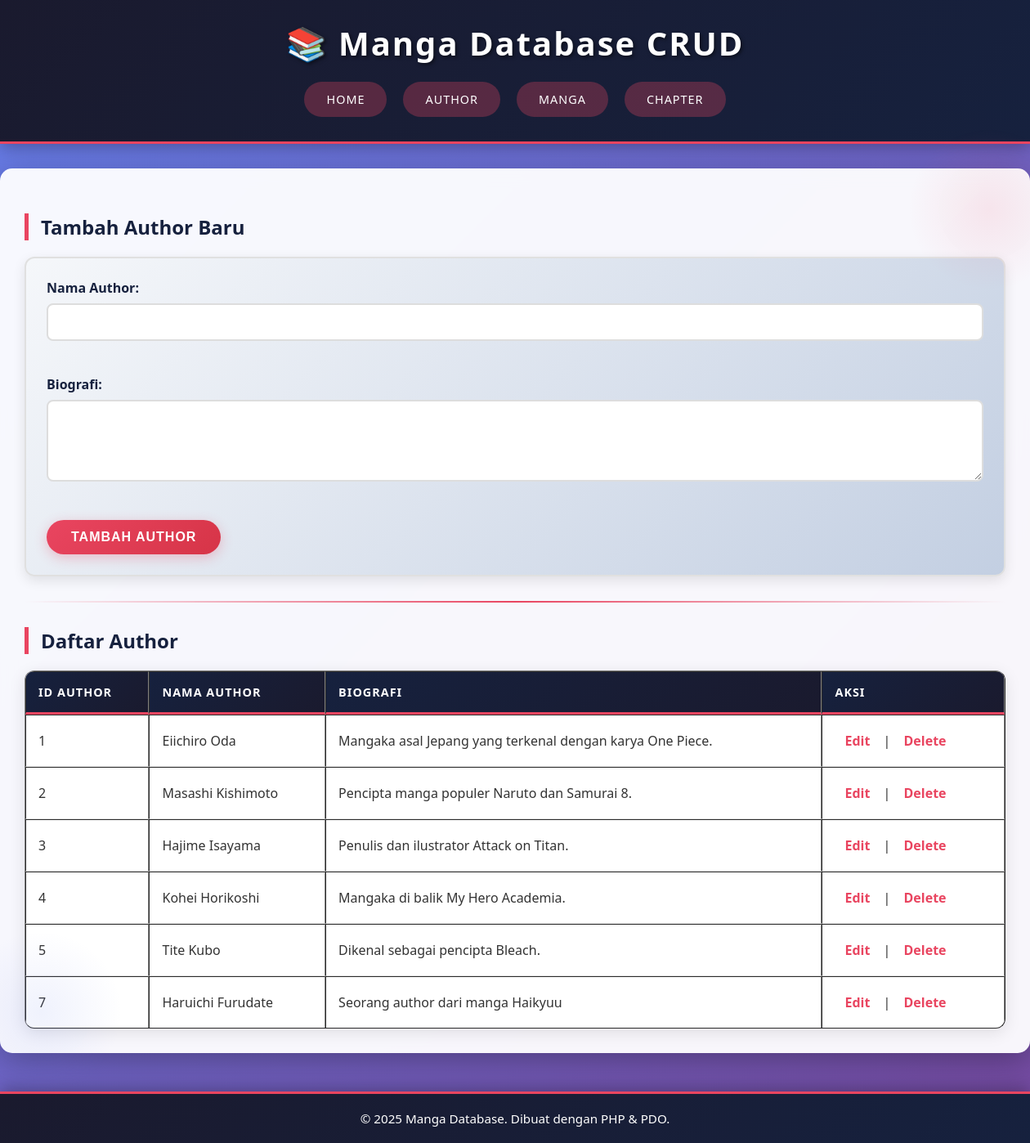
The app's page /index.php?page=authors with its own data.
### tables this page shows
CREATE TABLE `author` (
  `author_id` int(11) NOT NULL,
  `name` varchar(255) DEFAULT NULL,
  `bio` text DEFAULT NULL
);

### config/db.php (called while the page is built, shortened)
<?php
class Database
{
  private $host = "localhost";
  private $username = "root";
  private $password = "";
  private $dbname = "db_manga";
  public function __construct()
  {
    try {
      $this->conn = new PDO("mysql:host=$this->host;dbname=$this->dbname", $this->username, $this->password);
    } catch (PDOException $e) {
      echo "Connection failed: " . $e->getMessage();
    }
  }
}

### class/Author.php (called while the page is built, shortened)
<?php
require_once 'config/db.php';
class Author
{
  private $db;
  public function __construct()
  {
    $this->db = (new Database())->conn;
  }
  public function getAllAuthors()
  {
    $stmt = $this->db->query("SELECT * FROM author");
    return $stmt->fetchAll(PDO::FETCH_ASSOC);
  }
}

### view/authors.php (the view, shortened to what this page needs)
<h3>Tambah Author Baru</h3>
<form method="POST">
  <label for="author_name">Nama Author:</label>
  <input type="text" id="author_name" name="author_name" required><br><br>
  <label for="bio">Biografi:</label>
  <textarea id="bio" name="bio"></textarea><br><br>
  <button type="submit" name="add_author">Tambah Author</button>
</form>
<hr>
<h3>Daftar Author</h3>
<table border="1">
  <tr>
    <th>ID Author</th>
    <th>Nama Author</th>
    <th>Biografi</th>
    <th>Aksi</th>
  </tr>
  <?php
  $authors_list = $author->getAllAuthors();
  foreach ($authors_list as $a):
    ?>
    <tr>
      <td><?= $a['author_id'] ?></td>
      <td><?= htmlspecialchars($a['name']) ?></td>
      <td><?= htmlspecialchars($a['bio']) ?></td>
      <td>
        <a href="index.php?page=authors&action=edit&id=<?= $a['author_id'] ?>">Edit</a> |
        <a href="index.php?page=authors&action=delete&id=<?= $a['author_id'] ?>"
          onclick="return confirm('Apakah Anda yakin ingin menghapus author: <?= htmlspecialchars($a['name']) ?>? (Ini akan menghapus semua manga terkait!)')">Delete</a>
      </td>
    </tr>
  <?php endforeach; ?>
</table>

### index.php (shortened to what this page needs)
<?php
require_once 'class/Author.php';
$author = new Author();
$page = $_GET['page'] ?? 'home';
?>
<!DOCTYPE html>
<html lang="id">
<head>
  <link rel="stylesheet" href="style.css">
</head>
<body>
  <?php include 'view/header.php'; ?>
  <main>
    <?php
    switch ($page) {
      case 'authors':
        include 'view/authors.php';
        break;
    }
    ?>
  </main>
  <?php include 'view/footer.php'; ?>
</body>
</html>

### view/header.php
<header>
  <h1>📚 Manga Database CRUD</h1>
  <nav>
    <ul>
      <li><a href="index.php?page=home">Home</a></li>
      <li><a href="index.php?page=authors">Author</a></li>
      <li><a href="index.php?page=mangas">Manga</a></li>
      <li><a href="index.php?page=chapters">Chapter</a></li>
    </ul>
  </nav>
</header>

### view/footer.php
<footer>
  <p>&copy; <?php echo date("Y"); ?> Manga Database. Dibuat dengan PHP & PDO.</p>
</footer>

### style.css (style rules this page uses)
* { margin: 0; padding: 0; box-sizing: border-box; }
body { font-family: "Segoe UI", Tahoma, Geneva, Verdana, sans-serif; background: linear-gradient(135deg, #667eea 0%, #764ba2 100%); background-attachment: fixed; color: #333; min-height: 100vh; padding-bottom: 80px; }
header { background: linear-gradient(135deg, #1a1a2e 0%, #16213e 100%); color: white; padding: 25px 20px; text-align: center; box-shadow: 0 4px 20px rgba(0, 0, 0, 0.3); border-bottom: 3px solid #e94560; position: relative; overflow: hidden; }
header::before { content: ""; position: absolute; top: 0; left: -100%; width: 100%; height: 100%; background: linear-gradient( 90deg, transparent, rgba(255, 255, 255, 0.1), transparent ); animation: shimmer 3s infinite; }
header h1 { margin: 0 0 15px 0; font-size: 2.5em; text-shadow: 2px 2px 4px rgba(0, 0, 0, 0.5); letter-spacing: 2px; position: relative; z-index: 1; }
nav ul { list-style: none; padding: 0; margin: 0; display: flex; justify-content: center; flex-wrap: wrap; position: relative; z-index: 1; }
nav ul li { margin: 5px 10px; }
nav ul li a { color: white; text-decoration: none; padding: 10px 25px; border-radius: 25px; transition: all 0.3s ease; background: rgba(233, 69, 96, 0.3); border: 2px solid transparent; display: inline-block; font-weight: 500; text-transform: uppercase; font-size: 0.9em; letter-spacing: 1px; }
main { padding: 30px; max-width: 1400px; margin: 30px auto; background: rgba(255, 255, 255, 0.95); box-shadow: 0 10px 40px rgba(0, 0, 0, 0.3); border-radius: 15px; backdrop-filter: blur(10px); animation: fadeIn 0.5s ease-in; }
main h3 { color: #16213e; margin: 25px 0 15px 0; font-size: 1.5em; padding-left: 15px; border-left: 5px solid #e94560; }
form { background: linear-gradient(135deg, #f5f7fa 0%, #c3cfe2 100%); padding: 25px; border-radius: 12px; margin: 20px 0; box-shadow: 0 5px 15px rgba(0, 0, 0, 0.1); border: 2px solid #e0e0e0; }
form label { display: block; margin-bottom: 8px; font-weight: 600; color: #16213e; font-size: 1em; }
form input[type="text"], form input[type="number"], form select, form textarea { width: 100%; padding: 12px 15px; margin-bottom: 20px; border: 2px solid #ddd; border-radius: 8px; font-size: 1em; transition: all 0.3s ease; background: white; }
form textarea { min-height: 100px; resize: vertical; font-family: inherit; }
form button { background: linear-gradient(135deg, #e94560 0%, #d63447 100%); color: white; padding: 12px 30px; border: none; border-radius: 25px; font-size: 1em; font-weight: 600; cursor: pointer; transition: all 0.3s ease; text-transform: uppercase; letter-spacing: 1px; box-shadow: 0 4px 15px rgba(233, 69, 96, 0.3); }
table { width: 100%; border-collapse: separate; border-spacing: 0; margin-top: 20px; background: white; border-radius: 12px; overflow: hidden; box-shadow: 0 5px 20px rgba(0, 0, 0, 0.1); }
table th { background: linear-gradient(135deg, #16213e 0%, #1a1a2e 100%); color: white; padding: 15px; text-align: left; font-weight: 600; text-transform: uppercase; letter-spacing: 1px; font-size: 0.9em; border-bottom: 3px solid #e94560; }
table td { padding: 15px; text-align: left; border-bottom: 1px solid #e0e0e0; transition: all 0.3s ease; }
table tr:last-child td { border-bottom: none; }
table a { color: #e94560; text-decoration: none; font-weight: 600; padding: 5px 10px; border-radius: 5px; transition: all 0.3s ease; display: inline-block; margin: 0 2px; }
hr { border: none; height: 2px; background: linear-gradient(90deg, transparent, #e94560, transparent); margin: 30px 0; }
footer { text-align: center; padding: 20px; background: linear-gradient(135deg, #1a1a2e 0%, #16213e 100%); color: white; position: fixed; bottom: 0; width: 100%; box-shadow: 0 -4px 20px rgba(0, 0, 0, 0.3); border-top: 3px solid #e94560; font-size: 0.95em; z-index: 1000; }
footer p { margin: 0; color: white; }
main::before { content: ""; position: absolute; top: -50px; right: -50px; width: 200px; height: 200px; background: radial-gradient( circle, rgba(233, 69, 96, 0.1) 0%, transparent 70% ); border-radius: 50%; pointer-events: none; }
main::after { content: ""; position: absolute; bottom: -50px; left: -50px; width: 200px; height: 200px; background: radial-gradient( circle, rgba(102, 126, 234, 0.1) 0%, transparent 70% ); border-radius: 50%; pointer-events: none; }

### records on screen
author: author_id "1", name "Eiichiro Oda", bio "Mangaka asal Jepang yang terkenal dengan karya One Piece."
author: author_id "2", name "Masashi Kishimoto", bio "Pencipta manga populer Naruto dan Samurai 8."
author: author_id "3", name "Hajime Isayama", bio "Penulis dan ilustrator Attack on Titan."
author: author_id "4", name "Kohei Horikoshi", bio "Mangaka di balik My Hero Academia."
author: author_id "5", name "Tite Kubo", bio "Dikenal sebagai pencipta Bleach."
author: author_id "7", name "Haruichi Furudate", bio "Seorang author dari manga Haikyuu"
